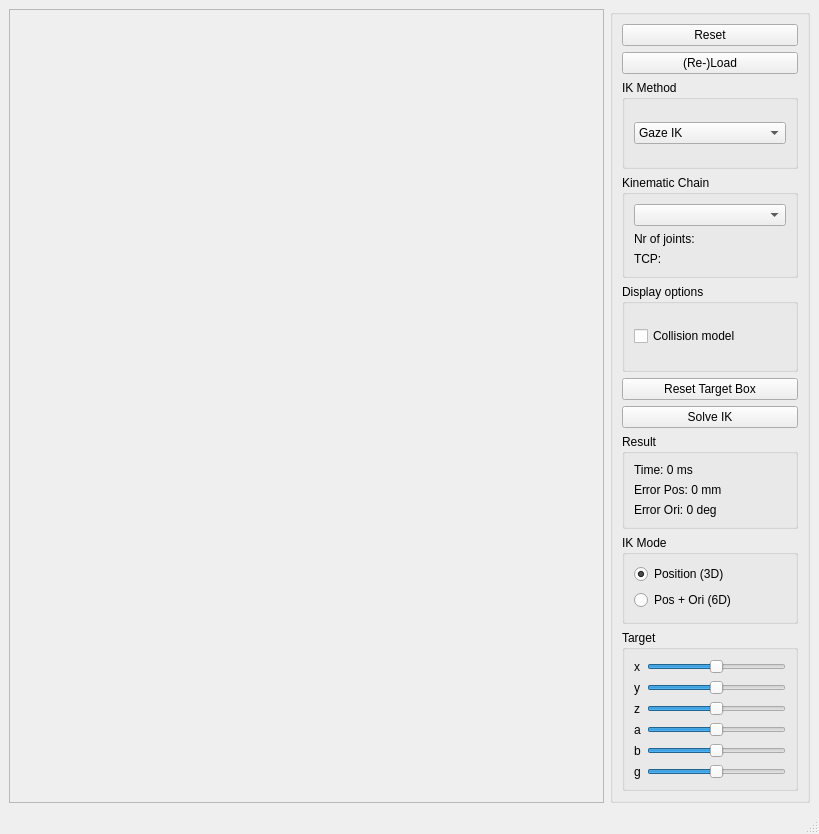
<?xml version="1.0" encoding="UTF-8"?>
<ui version="4.0">
 <class>MainWindowGenericIKDemo</class>
 <widget class="QMainWindow" name="MainWindowGenericIKDemo">
  <property name="geometry">
   <rect>
    <x>0</x>
    <y>0</y>
    <width>819</width>
    <height>834</height>
   </rect>
  </property>
  <property name="windowTitle">
   <string>IK Demo</string>
  </property>
  <widget class="QWidget" name="centralwidget">
   <layout class="QGridLayout" name="gridLayout">
    <item row="0" column="0">
     <widget class="QFrame" name="frameViewer">
      <property name="frameShape">
       <enum>QFrame::StyledPanel</enum>
      </property>
      <property name="frameShadow">
       <enum>QFrame::Raised</enum>
      </property>
     </widget>
    </item>
    <item row="0" column="1">
     <widget class="QGroupBox" name="groupBox">
      <property name="maximumSize">
       <size>
        <width>200</width>
        <height>16777215</height>
       </size>
      </property>
      <property name="title">
       <string/>
      </property>
      <layout class="QVBoxLayout" name="verticalLayout">
       <item>
        <widget class="QPushButton" name="pushButtonReset">
         <property name="text">
          <string>Reset</string>
         </property>
        </widget>
       </item>
       <item>
        <widget class="QPushButton" name="pushButtonLoad">
         <property name="text">
          <string>(Re-)Load</string>
         </property>
        </widget>
       </item>
       <item>
        <widget class="QGroupBox" name="groupBox_7">
         <property name="title">
          <string>IK Method</string>
         </property>
         <layout class="QVBoxLayout" name="verticalLayout_2">
          <item>
           <widget class="QComboBox" name="comboBoxIKMethod">
            <item>
             <property name="text">
              <string>Gaze IK</string>
             </property>
            </item>
            <item>
             <property name="text">
              <string>Differential IK</string>
             </property>
            </item>
            <item>
             <property name="text">
              <string>Constrained IK</string>
             </property>
            </item>
           </widget>
          </item>
         </layout>
        </widget>
       </item>
       <item>
        <widget class="QGroupBox" name="groupBox_3">
         <property name="title">
          <string>Kinematic Chain</string>
         </property>
         <layout class="QVBoxLayout" name="verticalLayout_3">
          <item>
           <widget class="QComboBox" name="comboBoxKC"/>
          </item>
          <item>
           <widget class="QLabel" name="label_NrJoints">
            <property name="text">
             <string>Nr of joints:</string>
            </property>
           </widget>
          </item>
          <item>
           <widget class="QLabel" name="label_TCP">
            <property name="text">
             <string>TCP:</string>
            </property>
           </widget>
          </item>
         </layout>
        </widget>
       </item>
       <item>
        <widget class="QGroupBox" name="groupBox_2">
         <property name="title">
          <string>Display options</string>
         </property>
         <layout class="QVBoxLayout" name="verticalLayout_4">
          <item>
           <widget class="QCheckBox" name="checkBoxColModel">
            <property name="text">
             <string>Collision model</string>
            </property>
           </widget>
          </item>
         </layout>
        </widget>
       </item>
       <item>
        <widget class="QPushButton" name="pushButtonBox2TCP">
         <property name="text">
          <string>Reset Target Box</string>
         </property>
        </widget>
       </item>
       <item>
        <widget class="QPushButton" name="pushButtonSolve">
         <property name="text">
          <string>Solve IK</string>
         </property>
        </widget>
       </item>
       <item>
        <widget class="QGroupBox" name="groupBox_6">
         <property name="title">
          <string>Result</string>
         </property>
         <layout class="QVBoxLayout" name="verticalLayout_5">
          <item>
           <widget class="QLabel" name="labelTime">
            <property name="text">
             <string>Time: 0 ms</string>
            </property>
           </widget>
          </item>
          <item>
           <widget class="QLabel" name="labelPos">
            <property name="text">
             <string>Error Pos: 0 mm</string>
            </property>
           </widget>
          </item>
          <item>
           <widget class="QLabel" name="labelOri">
            <property name="text">
             <string>Error Ori: 0 deg</string>
            </property>
           </widget>
          </item>
         </layout>
        </widget>
       </item>
       <item>
        <widget class="QGroupBox" name="groupBox_5">
         <property name="title">
          <string>IK Mode</string>
         </property>
         <layout class="QVBoxLayout" name="verticalLayout_6">
          <item>
           <widget class="QRadioButton" name="radioButton_Pos">
            <property name="text">
             <string>Position (3D)</string>
            </property>
            <property name="checked">
             <bool>true</bool>
            </property>
           </widget>
          </item>
          <item>
           <widget class="QRadioButton" name="radioButton_PosOri">
            <property name="text">
             <string>Pos + Ori (6D)</string>
            </property>
            <property name="checked">
             <bool>false</bool>
            </property>
           </widget>
          </item>
         </layout>
        </widget>
       </item>
       <item>
        <widget class="QGroupBox" name="groupBox_4">
         <property name="title">
          <string>Target</string>
         </property>
         <layout class="QFormLayout" name="formLayout">
          <item row="0" column="0">
           <widget class="QLabel" name="label_2">
            <property name="text">
             <string>x</string>
            </property>
           </widget>
          </item>
          <item row="0" column="1">
           <widget class="QSlider" name="horizontalSliderX">
            <property name="minimum">
             <number>-1000</number>
            </property>
            <property name="maximum">
             <number>1000</number>
            </property>
            <property name="pageStep">
             <number>50</number>
            </property>
            <property name="orientation">
             <enum>Qt::Horizontal</enum>
            </property>
           </widget>
          </item>
          <item row="1" column="0">
           <widget class="QLabel" name="label_3">
            <property name="text">
             <string>y</string>
            </property>
           </widget>
          </item>
          <item row="1" column="1">
           <widget class="QSlider" name="horizontalSliderY">
            <property name="minimum">
             <number>-1000</number>
            </property>
            <property name="maximum">
             <number>1000</number>
            </property>
            <property name="pageStep">
             <number>50</number>
            </property>
            <property name="orientation">
             <enum>Qt::Horizontal</enum>
            </property>
           </widget>
          </item>
          <item row="2" column="0">
           <widget class="QLabel" name="label_4">
            <property name="text">
             <string>z</string>
            </property>
           </widget>
          </item>
          <item row="2" column="1">
           <widget class="QSlider" name="horizontalSliderZ">
            <property name="minimum">
             <number>-1000</number>
            </property>
            <property name="maximum">
             <number>1000</number>
            </property>
            <property name="pageStep">
             <number>50</number>
            </property>
            <property name="orientation">
             <enum>Qt::Horizontal</enum>
            </property>
           </widget>
          </item>
          <item row="3" column="0">
           <widget class="QLabel" name="label_5">
            <property name="text">
             <string>a</string>
            </property>
           </widget>
          </item>
          <item row="3" column="1">
           <widget class="QSlider" name="horizontalSliderA">
            <property name="minimum">
             <number>-1000</number>
            </property>
            <property name="maximum">
             <number>1000</number>
            </property>
            <property name="pageStep">
             <number>50</number>
            </property>
            <property name="orientation">
             <enum>Qt::Horizontal</enum>
            </property>
           </widget>
          </item>
          <item row="4" column="0">
           <widget class="QLabel" name="label_6">
            <property name="text">
             <string>b</string>
            </property>
           </widget>
          </item>
          <item row="4" column="1">
           <widget class="QSlider" name="horizontalSliderB">
            <property name="minimum">
             <number>-1000</number>
            </property>
            <property name="maximum">
             <number>1000</number>
            </property>
            <property name="pageStep">
             <number>50</number>
            </property>
            <property name="orientation">
             <enum>Qt::Horizontal</enum>
            </property>
           </widget>
          </item>
          <item row="5" column="0">
           <widget class="QLabel" name="label_7">
            <property name="text">
             <string>g</string>
            </property>
           </widget>
          </item>
          <item row="5" column="1">
           <widget class="QSlider" name="horizontalSliderG">
            <property name="minimum">
             <number>-1000</number>
            </property>
            <property name="maximum">
             <number>1000</number>
            </property>
            <property name="pageStep">
             <number>50</number>
            </property>
            <property name="orientation">
             <enum>Qt::Horizontal</enum>
            </property>
           </widget>
          </item>
         </layout>
        </widget>
       </item>
      </layout>
     </widget>
    </item>
   </layout>
  </widget>
  <widget class="QMenuBar" name="menubar">
   <property name="geometry">
    <rect>
     <x>0</x>
     <y>0</y>
     <width>819</width>
     <height>20</height>
    </rect>
   </property>
  </widget>
  <widget class="QStatusBar" name="statusbar"/>
 </widget>
 <resources/>
 <connections/>
</ui>
